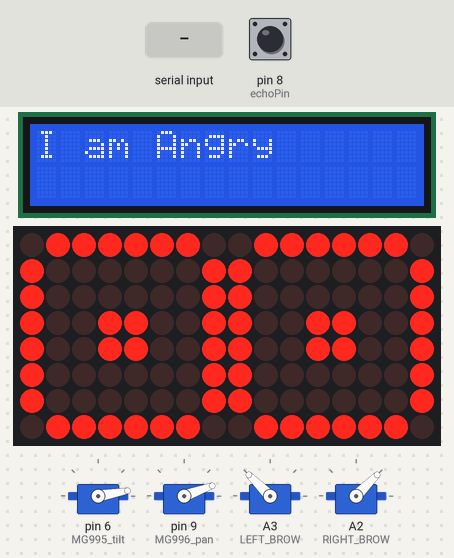
The sketch below on a simulated Arduino Uno, built with avr-gcc and run on an emulated ATmega328P. Parts: 16×2 character LCD, 4 × servo, 16×8 LED matrix. Inputs (shaded band) come from the test bench; at power-on: pin 8 (echoPin) LOW. What the sketch prints to the serial monitor is not drawn.

Above: at 1.8 s.
1.9 s: "Z" received over Serial
At 4.6 s:
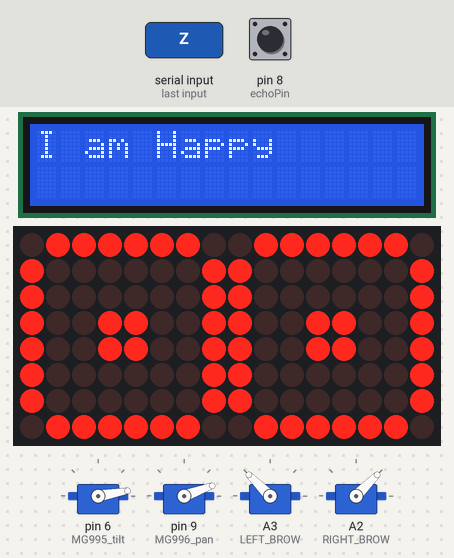
4.9 s: "1" received over Serial
At 6.4 s:
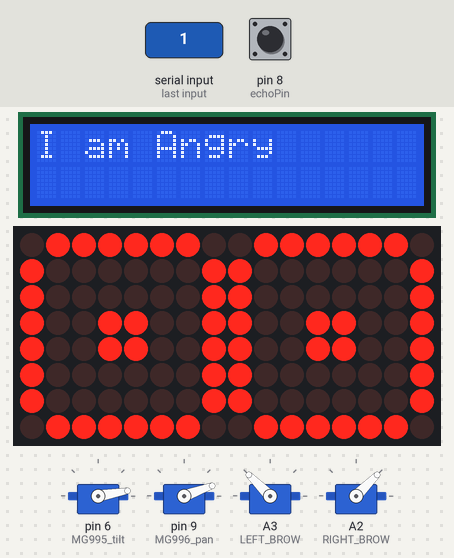
7.9 s: pin 8 (echoPin) pulsed HIGH 2 times (0.12 s each, 0.3 s apart)
At 10.0 s:
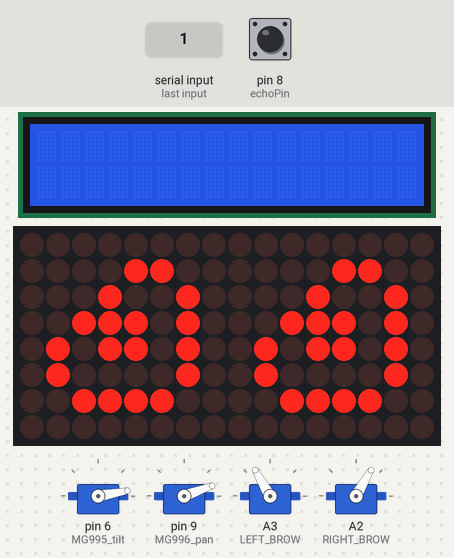
Timing chart, 0 to 12.0 s (numbered marks = the images above; inputs shaded):
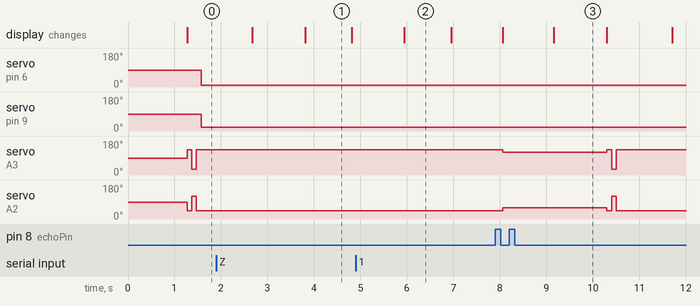

The sketch:

sketch_jun28c.ino
```cpp
 #include "LedControlMS.h"

#include <Wire.h>
#include <LiquidCrystal_I2C.h>
#include <Servo.h>


const int trigPin = 7;
const int echoPin = 8;
const int ledPin = 11;
char inputByte;
int randomNumber;
int pos;
int number;

//Emotions
/*
 * Love --> random motion
 * Sad --> slow motion
 * Angry --> Jerky
 *
*/

LiquidCrystal_I2C lcd(0x27, 16, 1);
//define variables


#define NBR_MTX 2
#define NEUTRAL 1
#define SURPRISED 2
#define HAPPY 3
#define ANGRY 4
#define LOVE 5
#define SAD 6

Servo MG995_tilt;
Servo MG996_pan;
Servo LEFT_BROW;
Servo RIGHT_BROW;


int emotion = NEUTRAL;

LedControl lc = LedControl(11, 13, 12, NBR_MTX);

long duration; // variable for the duration of sound wave travel
int distance; // variable for the distance measurement


byte neutral[8] = {0x00, 0x3c, 0x42, 0x5a, 0x5a, 0x42, 0x3c, 0x00};
byte happy[8] = {0x00, 0x1c, 0x24, 0x5c, 0x5c, 0x24, 0x1c, 0x00};
byte angry[8] = {0x00, 0x3c, 0x42, 0x5a, 0x5a, 0x42, 0x3c, 0x00};
byte surprised[8] = {0x7e, 0x81, 0x81, 0x99, 0x99, 0x81, 0x81, 0x7e};
byte love[8] = {0x00, 0x66, 0x99, 0x81, 0x42, 0x24, 0x18, 0x00};
byte sad[8] = {0x00, 0x0c, 0x12, 0x3a, 0x5a, 0x42, 0x3c, 0x00};

void setup()
{

  int randomNumber = 1;

  lc.shutdown(0, false);
  lc.shutdown(1, false);
  /* Set the brightness to a medium values */
  lc.setIntensity(0, 8);
  lc.setIntensity(1, 8);
  /* and clear the display */
  lc.clearDisplay(0);
  lc.clearDisplay(1);

  pinMode(trigPin, OUTPUT); // Sets the trigPin as an OUTPUT
  pinMode(echoPin, INPUT); // Sets the echoPin as an INPUT
  Serial.begin(9600); // // Serial Communication is starting with 9600 of baudrate speed
  //Serial.println("Ultrasonic Sensor HC-SR04 Test"); // print some text in Serial Monitor
  //Serial.println("with Arduino UNO R3");
  lcd.begin(16, 2);
  lcd.init();
  lcd.backlight();
  lcd.setCursor(0, 0);

  //lcd.println("Distance: ");


  // We need to attach the servo to the used pin number
  MG995_tilt.attach(6);
  MG996_pan.attach(9);
  LEFT_BROW.attach(A3);
  RIGHT_BROW.attach(A2);


}

void neutralMethod() {
  lc.clearDisplay(0);
  lc.clearDisplay(1);
  emotion = NEUTRAL;
  printByte(neutral);
  LEFT_BROW.write(90);
  RIGHT_BROW.write(90);

  delay(100);
MG996_pan.write(20);
  MG995_tilt.write(10);

  delay(100);
}

void surprisedMethod() {
  lc.clearDisplay(0);
  lc.clearDisplay(1);
  emotion = SURPRISED;
  printByte(surprised);

  LEFT_BROW.write(135);
  RIGHT_BROW.write(45);
  delay(100);
  LEFT_BROW.write(30);
  RIGHT_BROW.write(120);
  delay(100);
  LEFT_BROW.write(135);
  RIGHT_BROW.write(45);
  delay(100);
  MG996_pan.write(20);
  MG995_tilt.write(10);


  delay(100);
}
void loveMethod() {
  lc.clearDisplay(0);
  lc.clearDisplay(1);
  emotion = LOVE;
  printByte(love);

  LEFT_BROW.write(135);
  RIGHT_BROW.write(45);
  delay(100);
  LEFT_BROW.write(90);
  RIGHT_BROW.write(0);
  delay(100);
  LEFT_BROW.write(135);
  RIGHT_BROW.write(45);

  delay(10);
  MG996_pan.write(20);
  MG995_tilt.write(10);
  delay(100);
}
void happyMethod() {
  lc.clearDisplay(0);
  lc.clearDisplay(1);
  emotion = HAPPY;
  printByte(happy);

    LEFT_BROW.write(90);
  RIGHT_BROW.write(90);
  delay(100);

  LEFT_BROW.write(135);
  RIGHT_BROW.write(45);
  delay(100);
  MG996_pan.write(20);
  MG995_tilt.write(10);
  delay(100);

}

void angryMethod() {
  lc.clearDisplay(0);
  lc.clearDisplay(1);
  emotion = ANGRY;
  printByte(angry);


  LEFT_BROW.write(45);
  RIGHT_BROW.write(135);
  delay(100);
}
void sadMethod() {
  lc.clearDisplay(0);
  lc.clearDisplay(1);
  emotion = SAD;
  printByte(sad);


  LEFT_BROW.write(120);
  RIGHT_BROW.write(60);
  delay(100);


 }

void loop()
{
  Serial.println("test");
  // Clears the trigPin condition
  digitalWrite(trigPin, LOW);
  delay(2);
  // Sets the trigPin HIGH (ACTIVE) for 10 microseconds
  digitalWrite(trigPin, HIGH);
  delayMicroseconds(10);
  delay(100);
  digitalWrite(trigPin, LOW);
  // Reads the echoPin, returns the sound wave travel time in microseconds
  duration = pulseIn(echoPin, HIGH);
  // Calculating the distance
  distance = duration * 0.034 / 2; // Speed of sound wave divided by 2 (go and back)
  // Displays the distance on the Serial Monitor
  delay(10);
  Serial.print("distance ");
  Serial.println(distance);

   while(Serial.available()>0)
  {
    inputByte= Serial.read();
    Serial.println(inputByte);
    if (inputByte=='Z')
    {
    randomNumber = 1;
    }
    else
    {
      randomNumber = 2;
    }
    //else if (inputByte=='z'){
    //digitalWrite(13,LOW);
  }
  Serial.println(randomNumber);
  /*lcd.setCursor(0, 1);
    if (distance < 200) {
      lcd.print(distance);
      //lcd.print(" cm              ");
    }
    else {
    lcd.print("Error       ");
    }*/

    if (randomNumber == 1)
  {
    lcd.println("I am Happy            ");
  }
  else
  {
    lcd.println("I am Angry            ");
  }

  if (randomNumber == 1) {
    if (distance <= 5 && emotion != SURPRISED)  {
      surprisedMethod();
    }
    else if (5 < distance && distance <= 10 && emotion != LOVE )
    {
      loveMethod();
    }
    else if (10 < distance && distance < 25 && emotion != HAPPY)
    {
      happyMethod();
    }
    else if (distance >= 25 && emotion != NEUTRAL)
    {
      neutralMethod();
    }
  }


  else {

    if (distance <= 5 && emotion != SURPRISED)  {
      surprisedMethod();
    }
    else if (5 < distance && distance <= 10 && emotion != NEUTRAL )
    {
      neutralMethod();
    }
    else if (10 < distance && distance < 25 && emotion != ANGRY)
    {
      angryMethod();
    }

    else if (distance >= 25 && emotion != SAD)
    {

      sadMethod();
    }

  }


  delay(1000);

  lcd.clear();
}

void printByte(byte character [])
{
  int i = 0;
  for (i = 0; i < 8; i++)
  {
    lc.setRow(0, i, character[i]);
    lc.setRow(1, i, character[i]);
  }
}
```

Measured:
- after the input at 1.9 s, the display: first differs from a run without the input after 1.9 s (image 1)
- after the input at 4.9 s, the display: changes after 1.0 s (image 2)
- after the input at 7.9 s, servo on A3 (LEFT_BROW): 135° → 120° after 0.16 s, → 135° 2.2 s later, → 30° 0.10 s later, → 135° 0.10 s later; servo on A2 (RIGHT_BROW): 45° → 60° after 0.16 s, → 45° 2.2 s later, → 120° 0.10 s later, → 45° 0.10 s later; the display: first changes after 0.16 s (image 3 shows a later state)
- what the display in image 1 shows lasts 1.0 s, from 3.8 s to 4.8 s
- what the display in image 3 shows lasts 1.1 s, from 9.2 s to 10.3 s
